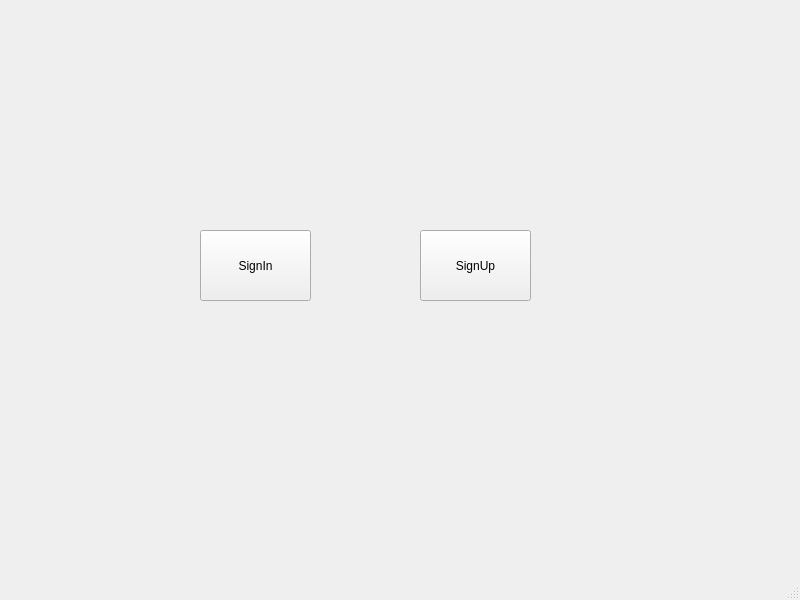
<?xml version="1.0" encoding="UTF-8"?>
<ui version="4.0">
 <class>MainWindow</class>
 <widget class="QMainWindow" name="MainWindow">
  <property name="geometry">
   <rect>
    <x>0</x>
    <y>0</y>
    <width>800</width>
    <height>600</height>
   </rect>
  </property>
  <property name="windowTitle">
   <string>MainWindow</string>
  </property>
  <widget class="QWidget" name="centralwidget">
   <widget class="QPushButton" name="pushButton">
    <property name="geometry">
     <rect>
      <x>200</x>
      <y>230</y>
      <width>111</width>
      <height>71</height>
     </rect>
    </property>
    <property name="text">
     <string>SignIn</string>
    </property>
   </widget>
   <widget class="QPushButton" name="pushButton_2">
    <property name="geometry">
     <rect>
      <x>420</x>
      <y>230</y>
      <width>111</width>
      <height>71</height>
     </rect>
    </property>
    <property name="text">
     <string>SignUp</string>
    </property>
   </widget>
  </widget>
  <widget class="QMenuBar" name="menubar">
   <property name="geometry">
    <rect>
     <x>0</x>
     <y>0</y>
     <width>800</width>
     <height>25</height>
    </rect>
   </property>
  </widget>
  <widget class="QStatusBar" name="statusbar"/>
 </widget>
 <resources/>
 <connections/>
</ui>
